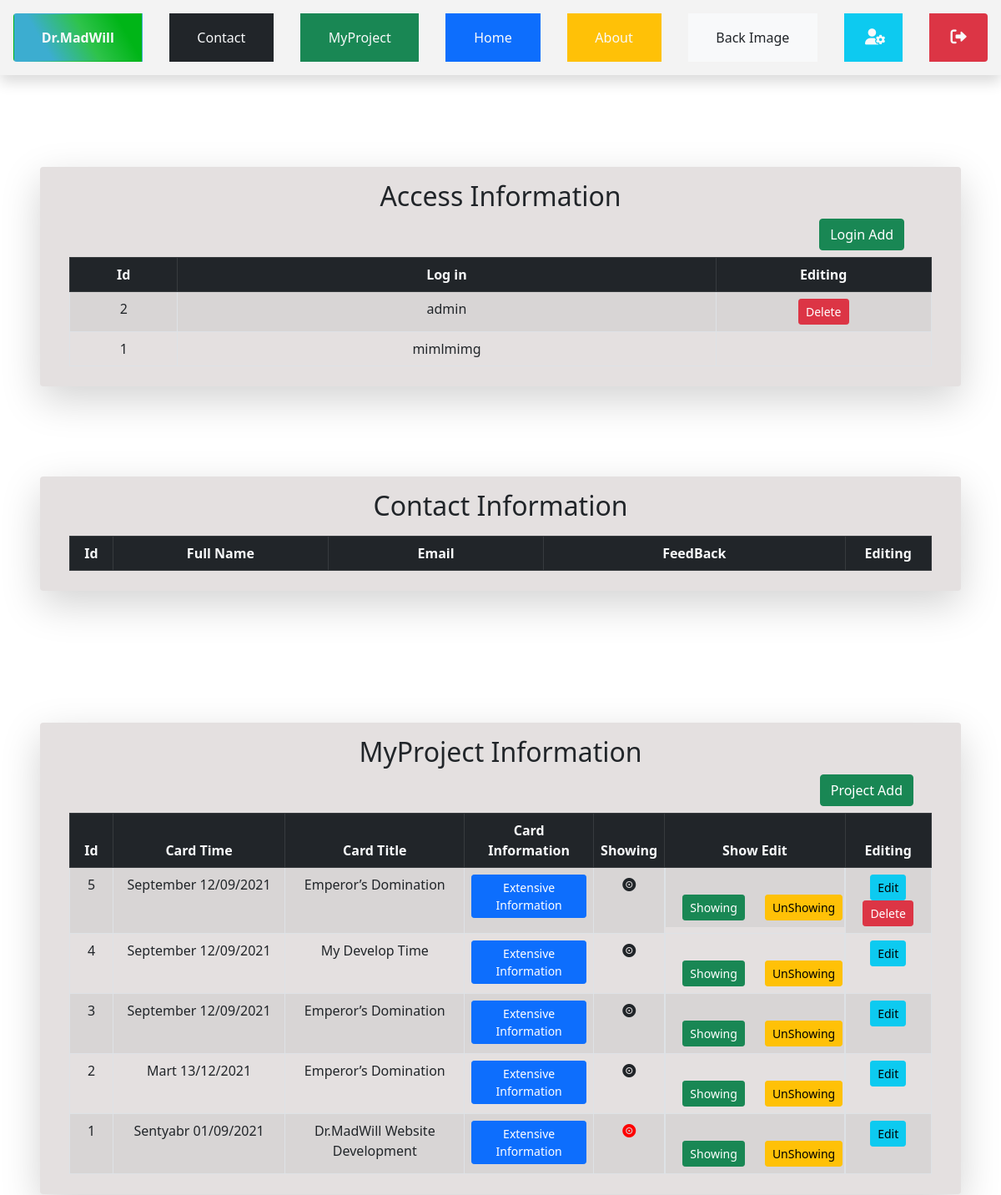
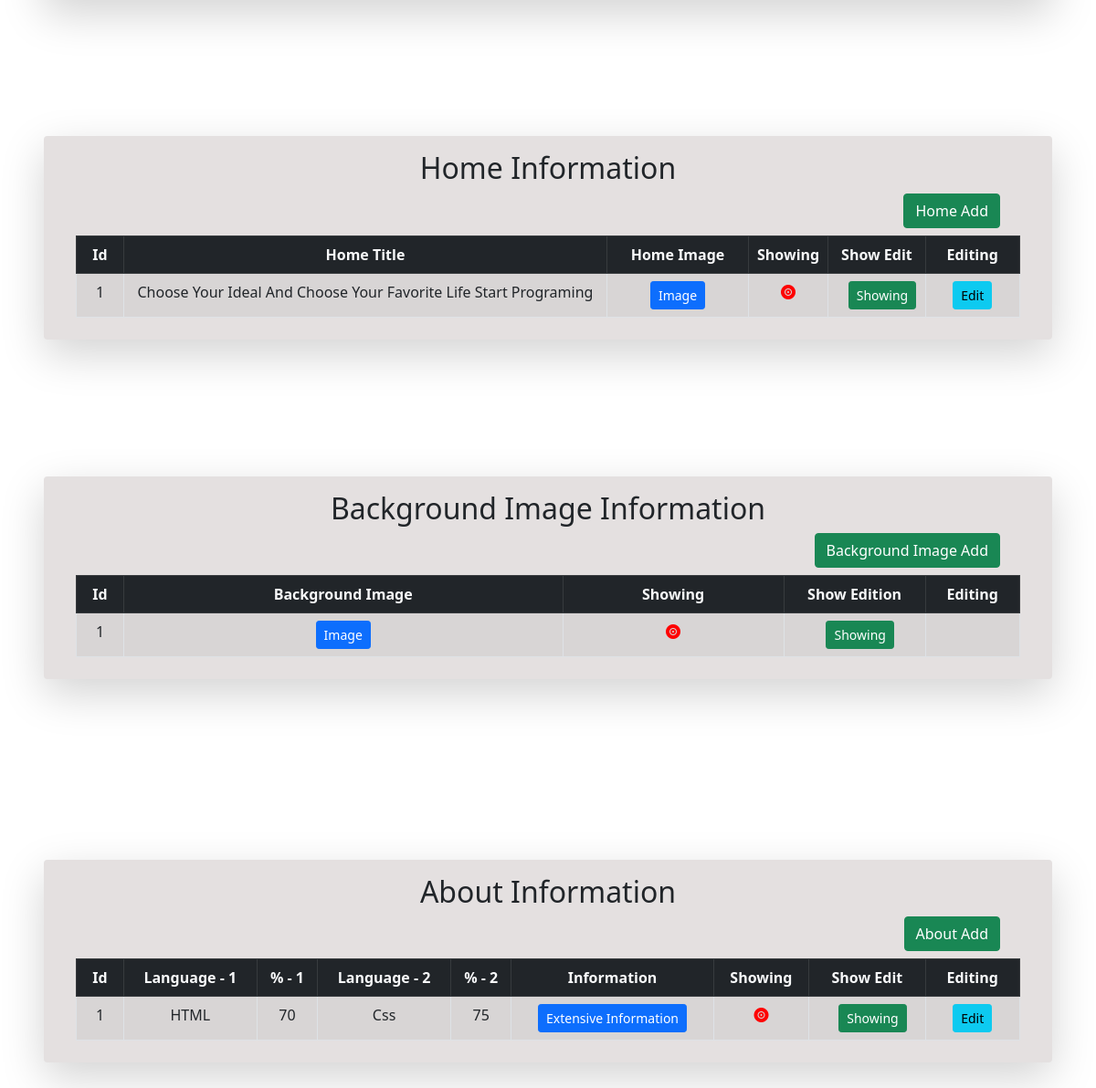
Screenshot of /admin/main/ (signed in) with the database file from the repository (2 pictures, top to bottom).
### postd/models.py (models this page shows, shortened)
class Admin(db.Model,UserMixin):
    id = db.Column(db.Integer, primary_key=True)
    login= db.Column(db.String(100), unique=True, nullable=False)
    password = db.Column(db.String(200), nullable=False)

class Projectin(db.Model):
    id = db.Column(db.Integer, primary_key=True)
    protime = db.Column(db.String(25), nullable=False)
    protitle = db.Column(db.String(50), nullable=False)
    prosortcut = db.Column(db.String(80), nullable=False)
    projareya = db.Column(db.Text)
    cardTextadd=db.Column(db.String(210))
    projareya2 = db.Column(db.Text)
    projtitle = db.Column(db.String(100))
    listp = db.Column(db.String(70))
    listp1 = db.Column(db.String(70))
    listp2 = db.Column(db.String(70))
    listp3 = db.Column(db.String(70))
    listp4 = db.Column(db.String(70))
    listp5 = db.Column(db.String(70))
    listp6 = db.Column(db.String(70))
    listp7 = db.Column(db.String(70))
    projareya3 = db.Column(db.Text)
    proimg=db.Column(db.String(100))
    show=db.Column(db.String(10))

class Homein(db.Model):
    id = db.Column(db.Integer, primary_key=True)
    info = db.Column(db.String(80), nullable=False)
    infoimg=db.Column(db.String(100))
    show=db.Column(db.String(1))

class Backgroundimg(db.Model):
    id = db.Column(db.Integer, primary_key=True)
    infoimg = db.Column(db.String(80), nullable=False)
    show=db.Column(db.String(1))

class Aboutin(db.Model):
    id = db.Column(db.Integer, primary_key=True)
    aboutinfo1 = db.Column(db.String(160), nullable=False)
    aboutinfo2 = db.Column(db.String(160), nullable=False)
    disgen1 = db.Column(db.String(25),nullable=False)
    disgen1interest = db.Column(db.Integer,nullable=False)
    disgen2 = db.Column(db.String(25),nullable=False)
    disgen2interest = db.Column(db.Integer,nullable=False)
    disgen3 = db.Column(db.String(25),nullable=False)
    disgen3interest = db.Column(db.Integer,nullable=False)
    disgen4 = db.Column(db.String(25),nullable=False)
    disgen4interest = db.Column(db.Integer,nullable=False)
    disgen5 = db.Column(db.String(25),nullable=False)
    disgen5interest = db.Column(db.Integer,nullable=False)
    aboutinfoimg=db.Column(db.String(100))
    show=db.Column(db.String(1))

### postd/routes.py (the view, shortened to what this page needs)
@app.route('/admin/main/',methods=['GET','POST'])
@login_required
def adminmain():
    admin=Admin().query.all()
    admin=admin[::-1]
    contact=Contactin.query.all()
    contact=contact[::-1]
    home=Homein.query.all()
    home=home[::-1]
    project=Projectin.query.all()
    project=project[::-1]
    about=Aboutin.query.all()
    about=about[::-1]
    backimgAll=Backgroundimg().query.all()
    backimg=backimgAll[::-1]
    return render_template('admin/adminmain.html',contact=contact,home=home,about=about,project=project,admin=admin,backimg=backimg)

### postd/models.py (called while the page is built)
@login_manager.user_loader
def load_user(user_id):
    return Admin.query.get(user_id)

### postd/templates/admin/adminmain.html (shortened to what this page needs)
{% extends "admin/baseadmin.html" %}
{% block content %}
<div   class="d-flex flex-column align-items-center">
  <div  style="width:92%;background-color: #e4e0e0;"  class="d-flex  mb-2 p-2 rounded shadow-lg flex-column align-items-center" >
      <div class="d-flex mt-2 justify-content-center">
          <h2 >Access Information </h2>
      </div>
      <div style="width: 89%;" class="d-flex justify-content-end">
        <a class="btn btn-success " href="{{url_for('loginadd')}}">Login Add</a>
      </div>
      <table style="width: 95%;" class=" mt-2 text-center table table-hover table-striped table-bordered">
          <thead class="table-dark text-light">
              <tr style="text-align: center;" >
                  <th style="width:5% ;">Id </th>
                  <th class="w-25">Log in</th>
                  <th style="width: 10%;" >Editing</th>
              </tr>
          </thead>
          <tbody>
              {% for info in admin %}
                  <tr>
                      <td> {{info.id}} </td>
                      <td >{{info.login}}</td>
                      <td>
                        {% if info.id!=1 %}
                          <button type="button" class="btn btn-sm btn-danger" data-toggle="modal" data-target="#pe5exampleModalCenter{{info.id}}">
                              Delete
                          </button>
                          {% endif %}
                    </td>
                  </tr>
              {% endfor %}
          </tbody>
      </table>
  </div>
  <div  style="width:92%;background-color: #e4e0e0;"  class="d-flex  mb-2 p-2 rounded shadow-lg flex-column align-items-center" >
        <div class="d-flex mt-2 justify-content-center">
            <h2 >Contact Information </h2>
        </div>
        <table style="width: 95%;" class=" mt-2 text-center table table-hover table-striped table-bordered">
            <thead class="table-dark text-light">
                <tr style="text-align: center;" >
                    <th style="width:5% ;">Id </th>
                    <th class="w-25">Full Name</th>
                    <th class="w-25">Email</th>
                    <th>FeedBack</th>
                    <th style="width: 10%;" >Editing</th>
                </tr>
            </thead>
        </table>
  </div>
  <div  style="width:92%;background-color: #e4e0e0;"  class="d-flex  p-2 rounded shadow-lg flex-column align-items-center" >
        <div class="d-flex mt-2 justify-content-center">
            <h2 >MyProject Information </h2>
        </div>
        <div style="width: 91%;" class="d-flex justify-content-end">
            <a class="btn btn-success " href="{{url_for('adminpro')}}">Project Add</a>
        </div>
        <table style="width: 95%;" class=" mt-2 text-center table table-hover table-striped table-bordered">
            <thead class="table-dark text-light">
                <tr style="text-align: center;" >
                    <th style="width:5% ;" >Id</th>
                    <th style="width:20%;">Card Time</th>
                    <th >Card Title</th>
                    <th style="width:15%;" >Card Information</th>
                    <th>Showing</th>
                    <th>Show Edit</th>
                    <th style="width: 10%;" >Editing</th>
                </tr>
            </thead>
            <tbody>
                {% for info in project %}
                    <tr>
                        <td> {{info.id}} </td>
                        <td class="text-capitalize" >{{info.protime}}</td>
                        <td class="text-capitalize" >{{info.protitle}}</td>
                        <td>
                          <button type="button" class="btn btn-sm btn-primary" data-toggle="modal" data-target="#proexampleModalLong{{info.id}}">
                            Extensive Information
                          </button>
                        </td>
                        <td>
                          {% if info.show=="1" %}
                            <i style="color: red;" class="fas fa-record-vinyl "></i>
                          {% else %}
                            <i  class="fas fa-record-vinyl"></i>
                          {% endif %}
                        </td>
                        <td class="row m-0  ">
                          <form  class="d-inline-block col-6" method="POST">
                            <button type="submit" class="btn btn-sm btn-success">Showing</button>
                          </form>
                          <form  class="d-inline-block col-6" method="POST">
                            <button type="submit" class="btn btn-sm btn-warning">UnShowing</button>
                          </form>
                        </td>
                        <td>
                            <a class="btn  btn-info btn-sm btn" href="{{url_for('editpro', id=info.id)}}">Edit</a>
                            {% if info.id>4  %}
                            <button type="button" class="btn btn-sm btn-danger" data-toggle="modal" data-target="#prseexampleModalCenter{{info.id}}">
                                Delete
                              </button>
                            {% endif %}
                        </td>
                    </tr>
                {% endfor %}
            </tbody>
        </table>
  </div>
  <div  style="width:92%;background-color: #e4e0e0;"  class="d-flex  p-2 rounded shadow-lg flex-column align-items-center" >
        <div class="d-flex mt-2 justify-content-center">
            <h2 >Home Information </h2>
        </div>
        <div style="width: 91%;" class="d-flex justify-content-end">
            <a class="btn btn-success " href="{{url_for('adminhome')}}">Home Add</a>
        </div>
        <table style="width: 95%;" class=" mt-2 text-center table table-hover table-striped table-bordered">
            <thead class="table-dark text-light">
                <tr style="text-align: center;" >
                    <th style="width:5% ;" >Id</th>
                    <th >Home Title</th>
                    <th style="width: 15%;">Home Image</th>
                    <th>Showing</th>
                    <th>Show Edit</th>
                    <th style="width: 10%;" >Editing</th>
                </tr>
            </thead>
            <tbody>
                {% for info in home %}
                    <tr>
                        <td> {{info.id}} </td>
                        <td class="text-capitalize" >
                          {{info.info}}
                        </td>
                        <td>
                          <button type="button" class="btn btn-sm btn-primary" data-toggle="modal" data-target="#hasexampleModalCenter{{info.id}}">
                            Image
                          </button>
                        </td>
                        <td>
                          {% if info.show=="1" %}
                            <i style="color: red;" class="fas fa-record-vinyl "></i>
                          {% else %}
                            <i  class="fas fa-record-vinyl"></i>
                          {% endif %}
                        </td>
                        <td>
                          <form  class="d-inline-block" method="POST">
                            <button type="submit" class="btn btn-sm btn-success">Showing</button>
                          </form>
                        </td>
                        <td>
                            <a class="btn  btn-info btn-sm btn" href="{{url_for('edithome', id=info.id)}}">Edit</a>
                        </td>
                    </tr>
                {% endfor %}
            </tbody>
        </table>
  </div>
  <div  style="width:92%;background-color: #e4e0e0;"  class="d-flex  p-2 rounded shadow-lg flex-column align-items-center" >
        <div class="d-flex mt-2 justify-content-center">
            <h2 >Background Image Information </h2>
        </div>
        <div style="width: 91%;" class="d-flex justify-content-end">
            <a class="btn btn-success " href="{{url_for('bacgroundimg')}}">Background Image Add</a>
        </div>
        <table style="width: 95%;" class=" mt-2 text-center table table-hover table-striped table-bordered">
            <thead class="table-dark text-light">
                <tr style="text-align: center;" >
                    <th style="width:5% ;" >Id</th>
                    <th>Background Image</th>
                    <th >Showing</th>
                    <th style="width:15%;">Show Edition</th>
                    <th style="width: 10%;" >Editing</th>
                </tr>
            </thead>
            <tbody>
                {% for info in backimg %}
                    <tr>
                        <td> {{info.id}} </td>
                        <td>
                          <button type="button" class="btn btn-sm btn-primary" data-toggle="modal" data-target="#hasttexampleModalCenter{{info.id}}">
                            Image
                          </button>
                        </td>
                        <td>
                          {% if info.show=="1" %}
                            <i style="color: red;" class="fas fa-record-vinyl "></i>
                          {% else %}
                            <i  class="fas fa-record-vinyl"></i>
                          {% endif %}
                        </td>
                        <td>
                          <form  class="d-inline-block" method="POST">
                            <button type="submit" class="btn btn-sm btn-success">Showing</button>
                          </form>
                        </td>
                        <td>
                        </td>
                    </tr>
                {% endfor %}
            </tbody>
        </table>
  </div>
  <div  style="width:92%;background-color: #e4e0e0;margin:120px;"  class="d-flex mt-5 p-2 rounded shadow-lg flex-column align-items-center" >
        <div class="d-flex mt-2 justify-content-center">
            <h2 >About Information </h2>
        </div>
        <div style="width: 91%;" class="d-flex justify-content-end">
            <a class="btn btn-success " href="{{url_for('adminabout')}}">About Add</a>
        </div>
        <table style="width: 95%;" class=" mt-2 text-center table table-hover table-striped table-bordered">
            <thead class="table-dark text-light">
                <tr style="text-align: center;" >
                    <th style="width:5% ;" >Id</th>
                    <th  >Language - 1</th>
                    <th>% - 1</th>
                    <th  >Language - 2</th>
                    <th>% - 2</th>
                    <th >Information</th>
                    <th>Showing</th>
                    <th>Show Edit</th>
                    <th style="width: 10%;" >Editing</th>
                </tr>
            </thead>
            <tbody>
                {% for info in about %}
                    <tr>
                        <td> {{info.id}} </td>
                        <td class="text-capitalize" >{{info.disgen1}}</td>
                        <td class="text-capitalize" >{{info.disgen1interest}}</td>
                        <td class="text-capitalize" >{{info.disgen2}}</td>
                        <td class="text-capitalize" >{{info.disgen2interest}}</td>
                        <td>
                          <button type="button" class="btn btn-sm btn-primary" data-toggle="modal" data-target="#abbbexampleModalCenter{{info.id}}">
                            Extensive Information
                          </button>
                        </td>
                        <td>
                          {% if info.show=="1" %}
                            <i style="color: red;" class="fas fa-record-vinyl "></i>
                          {% else %}
                            <i  class="fas fa-record-vinyl"></i>
                          {% endif %}
                        </td>
                        <td>
                          <form  class="d-inline-block" method="POST">
                            <button type="submit" class="btn btn-sm btn-success">Showing</button>
                          </form>
                        </td>
                        <td>
                            <a class="btn  btn-info btn-sm btn" href="{{url_for('editabout', id=info.id)}}">Edit</a>
                        </td>
                    </tr>
                {% endfor %}
            </tbody>
        </table>
  </div>
</div>
{% endblock %}

### postd/templates/admin/baseadmin.html (style rules this page uses)
html { scroll-behavior: smooth; }

### rows the page displays
Admin: id "2", login "admin"
Admin: id "1", login "mimlmimg"
Projectin: id "5", protime "September 12/09/2021", protitle "Emperor’s Domination", show "0" (drawn)
Projectin: id "4", protime "September 12/09/2021", protitle "My Develop Time", show "0" (drawn)
Projectin: id "3", protime "September 12/09/2021", protitle "Emperor’s Domination", show "0" (drawn)
Projectin: id "2", protime "Mart 13/12/2021", protitle "Emperor’s Domination", show "0" (drawn)
Projectin: id "1", protime "Sentyabr 01/09/2021", protitle "Dr.MadWill Website Development", show "1" (drawn)
Homein: id "1", info "Choose Your Ideal And Choose Your Favorite Life Start Programing", show "1" (drawn)
Backgroundimg: id "1", show "1" (drawn)
Aboutin: id "1", disgen1 "HTML", disgen1interest "70", disgen2 "Css", disgen2interest "75", show "1" (drawn)
